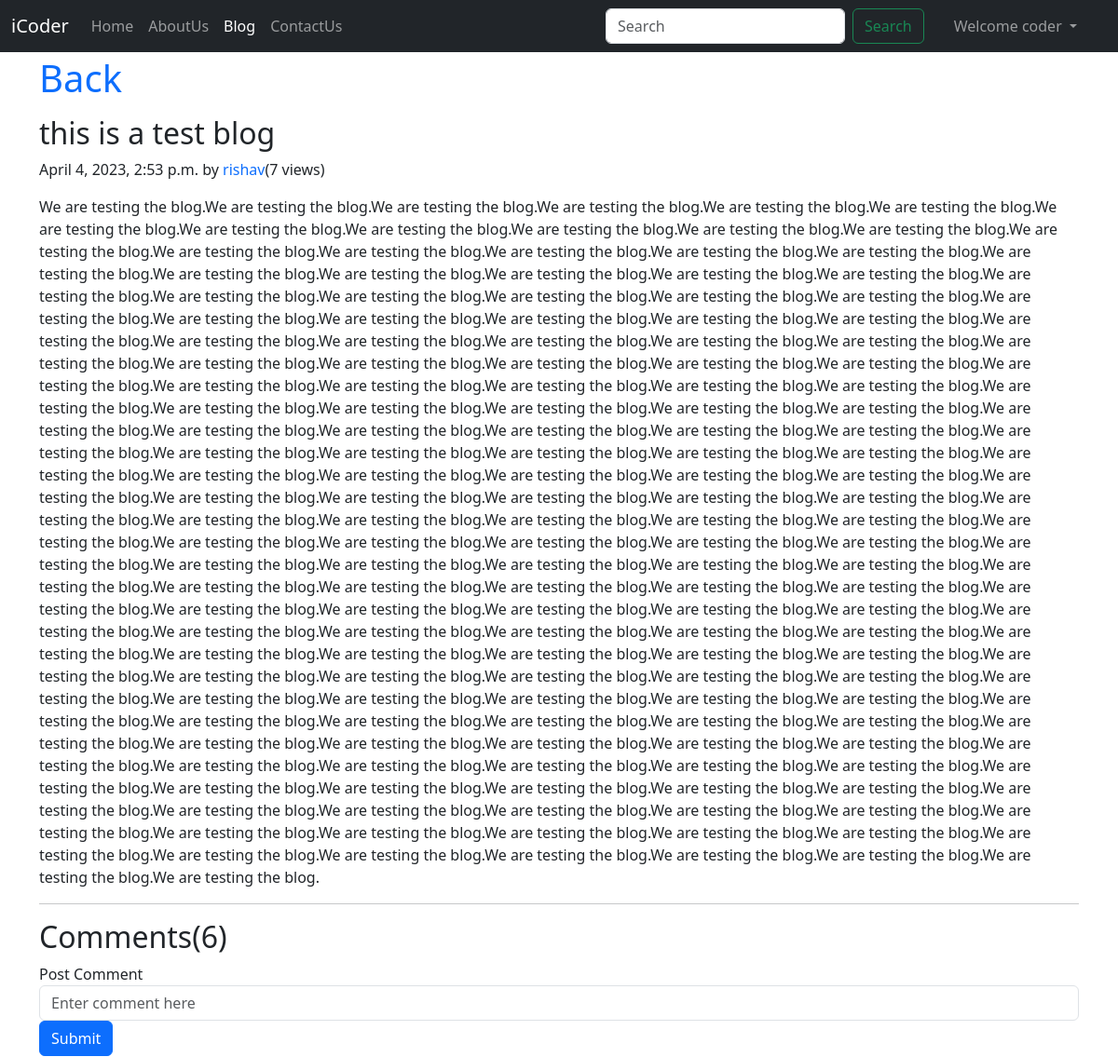
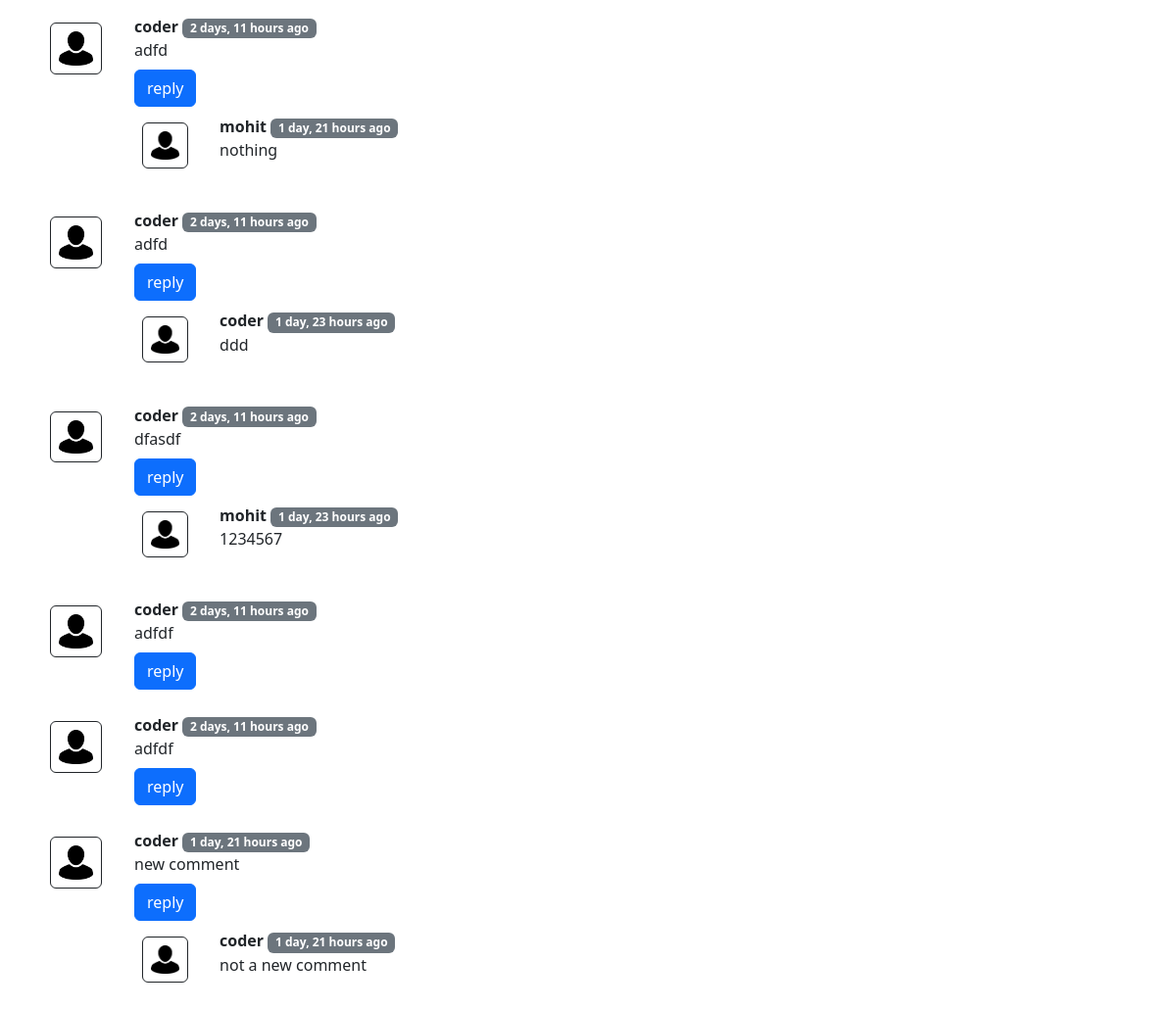
/blog/test-post/ (signed in), run on the app's committed database (2 pictures, top to bottom).
### blog/models.py (models this page shows, shortened)
class Post(models.Model):
    sno = models.AutoField(primary_key=True)
    title = models.CharField(max_length=200)
    content = models.TextField()
    author = models.CharField(max_length=13)
    slug = models.CharField(max_length=130)
    views= models.IntegerField(default=0)
    timestamp = models.DateTimeField(blank=True)

class BlogComment(models.Model):
    sno= models.AutoField(primary_key=True)
    comment=models.TextField()
    user=models.ForeignKey(User, on_delete=models.CASCADE)
    post=models.ForeignKey(Post, on_delete=models.CASCADE)
    parent=models.ForeignKey('self',on_delete=models.CASCADE, null=True )
    timestamp= models.DateTimeField(auto_now=True)

### blog/views.py (the view)
# urls.py: path('<str:slug>/', views.blogPost,name='blogPost'),
def blogPost(request, slug):
    post = Post.objects.filter(slug=slug).first()
    post.views= post.views+1
    post.save()
    comments = BlogComment.objects.filter(post=post,parent=None)
    replies= BlogComment.objects.filter(post=post).exclude(parent=None)
    replyDict={}
    for reply in replies:
        if reply.sno not in replyDict.keys():
            replyDict[reply.parent.sno]=[reply]
        else:
            replyDict[reply.parent.sno].append(reply)
    context = {'post': post, 'comments': comments,'user':request.user,'replyDict':replyDict}
    return render(request, 'blog/blogPost.html', context)

### blog/templatetags/extras.py (called while the page is built)
@register.filter(name='get_val')
def get_val(dict,key):
    return dict.get(key)

### templates/blog/blogPost.html (shortened to what this page needs)
{% extends 'home/base.html' %} {% block title %} BlogPost-icoder{%endblock title %} {% block blogactive %}active{% endblock blogactive %} {% block body %}
{%load humanize %} {% load extras %} {% load static %}
<div class="container my-1">
  <h1>
    <a href="/blog">Back</a>
  </h1>
</div>
<div class="container my-3">
  <h2 class="blog-post-title">{{post.title}}</h2>
  <p class="blog-post-meta">
    {{post.timestamp}} by <a href="#">{{post.author}}</a>(<span>{{post.views}} views</span>)
  </p>
  <p>{{post.content|safe}}</p>
  <hr />
</div>
<div class="container">
  <h2>Comments({{comments.count}})</h2>
  {% if user.is_anonymous %}
  <p>Please login to post a comment</p>
  {% else %}
  <form action="{% url 'postComment' %}" method="post">
    <div class="form-group">
      <label for="vichar">Post Comment </label>
      <input
        type="text"
        class="form-control"
        name="vichar"
        id="vichar"
        placeholder="Enter comment here"
      />
    </div>
    <button type="submit" class="btn btn-primary">Submit</button>
  </form>
  {% for comment in comments %}
  <div class="row my-3">
    <div class="col-md-1">
      <img
        class="rounded mx-auto d-block w-75 my-2 border border-dark p-2"
        src="{% static 'img/user.png' %}"
        alt="user"
      />
    </div>
    <div class="col-md-11">
      <b> {{comment.user.username}} </b>
      <span class="badge bg-secondary">{{comment.timestamp| naturaltime}}</span>
      <div>{{comment.comment}}</div>
      <div class="reply my-2 mx-0">
        {% if user.is_authenticated %}
        <button
          class="btn btn-primary"
          type="button"
          data-bs-toggle="collapse"
          data-bs-target="#replyBox{{comment.sno}}"
          aria-expanded="false"
          aria-controls="replyBox{{comment.sno}} "
        >
          reply
        </button>
        {% endif %}
        <div class="replies my-2">
          {% for reply in replyDict|get_val:comment.sno %}
          <div class="row my-2">
            <div class="col-md-1">
              <img
                class="rounded mx-auto d-block w-75 my-2 border border-dark p-2"
                src="{% static 'img/user.png' %}"
                alt="user"
              />
            </div>
            <div class="col-md-11">
              <div class="col-md-11">
                <b> {{reply.user.username}} </b>
                <span class="badge bg-secondary">{{reply.timestamp| naturaltime}}</span>
                <div>{{reply.comment}}</div>
              </div>
              <br />
            </div>
          </div>
          {% endfor %}
        </div>
      </div>
    </div>
  </div>
  {% endfor %} {% endif %}
</div>
{% endblock body %}

### templates/home/base.html (shortened to what this page needs)
{% load static %}
<!DOCTYPE html>
<html lang="en">
  <head>
    <link rel="stylesheet" href="{% block link %}{% endblock link %}" />
    <link
      href="https://cdn.jsdelivr.net/npm/bootstrap@5.3.0-alpha3/dist/css/bootstrap.min.css"
      rel="stylesheet"
    />
  </head>
  <body>
    <nav class="navbar navbar-expand-lg navbar-dark bg-dark">
      <div class="container-fluid">
        <a class="navbar-brand" href="/">iCoder</a>
        <div class="collapse navbar-collapse" id="navbarSupportedContent">
          <ul class="navbar-nav me-auto mb-2 mb-lg-0">
            <li class="nav-item">
              <a
                class="nav-link {% block homeactive %}{% endblock homeactive %}"
                aria-current="page"
                href="/"
                >Home</a
              >
            </li>
            <li class="nav-item">
              <a
                class="nav-link {% block aboutactive %}{% endblock aboutactive %}"
                href="/about"
                >AboutUs</a
              >
            </li>
            <li class="nav-item">
              <a
                class="nav-link {% block blogactive %}{% endblock blogactive %}"
                href="/blog"
                >Blog</a
              >
            </li>
            <li class="nav-item">
              <a
                class="nav-link {% block contactactive %}{% endblock contactactive %}"
                href="/contact"
                >ContactUs</a
              >
            </li>
          </ul>
          <form
            class="d-flex"
            method="get"
            action="{% url 'Search' %}"
            role="search"
          >
            <input
              class="form-control me-2"
              type="search"
              placeholder="Search"
              aria-label="Search"
              name="query"
              id="search"
            />
            <button class="btn btn-outline-success" type="submit">
              Search
            </button>
          </form>
          {% if user.is_authenticated %}
          <ul class="navbar-nav ml-auto mx-3">
            <li class="nav-item dropdown ">
              <a class="nav-link dropdown-toggle mx-2" href="#" role="button" data-bs-toggle="dropdown" aria-expanded="false">
                Welcome {{request.user}}
              </a>
            </li>
          </ul>
          {% endif %}
        </div>
      </div>
    </nav>
    {% block body %} {% endblock body %}
  </body>
</html>

### templates/home/base.html (style rules this page uses)
a { text-decoration: none; }

### data on the page
Post: title "this is a test blog", timestamp "April 4, 2023, 2:53 p.m.", author "rishav", views "7", content "We are testing the blog.We are testing the blog.We are testing the blog.We are testing the blog.We are testing the blog.We are testing the blog.We are testing the blog.We are testing the blog.We are testing the blog.We are testing the blog.We are testing the blog.We are testing the blog.We are testing the blog.We are testing the blog.We are testing the blog.We are testing the blog.We are testing the blog.We are testing the blog.We are testing the blog.We are testing the blog.We are testing the blog.We are testing the blog.We are testing the blog.We are testing the blog.We are testing the blog.We are testing the blog.We are testing the blog.We are testing the blog.We are testing the blog.We…"
BlogComment: user.username "coder", timestamp "2 days, 11 hours ago", comment "adfd"
BlogComment: user.username "mohit", timestamp "1 day, 21 hours ago", comment "nothing"
BlogComment: user.username "coder", timestamp "2 days, 11 hours ago", comment "adfd"
BlogComment: user.username "coder", timestamp "1 day, 23 hours ago", comment "ddd"
BlogComment: user.username "coder", timestamp "2 days, 11 hours ago", comment "dfasdf"
BlogComment: user.username "mohit", timestamp "1 day, 23 hours ago", comment "1234567"
BlogComment: user.username "coder", timestamp "2 days, 11 hours ago", comment "adfdf"
BlogComment: user.username "coder", timestamp "2 days, 11 hours ago", comment "adfdf"
BlogComment: user.username "coder", timestamp "1 day, 21 hours ago", comment "new comment"
BlogComment: user.username "coder", timestamp "1 day, 21 hours ago", comment "not a new comment"

### other printed values
{{ request.user }} "coder"
{{ comments.count }} "6"
